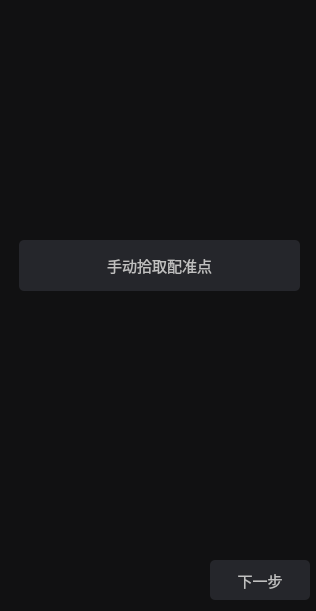
<?xml version="1.0" encoding="UTF-8"?>
<ui version="4.0">
 <class>RegistrationWidget</class>
 <widget class="QWidget" name="RegistrationWidget">
  <property name="geometry">
   <rect>
    <x>0</x>
    <y>0</y>
    <width>316</width>
    <height>611</height>
   </rect>
  </property>
  <property name="windowTitle">
   <string>Form</string>
  </property>
  <property name="styleSheet">
   <string notr="true">background-color: rgb(17, 17, 18);</string>
  </property>
  <widget class="QPushButton" name="nextButton">
   <property name="geometry">
    <rect>
     <x>210</x>
     <y>560</y>
     <width>100</width>
     <height>40</height>
    </rect>
   </property>
   <property name="styleSheet">
    <string notr="true">QPushButton {
background-color: rgb(37, 38, 43);
color: rgb(192, 192, 192);
font-size:15px;
border-radius: 5px;
min-width: 100px;
min-height: 40px;
}
QPushButton:hover{
background-color: rgb(70, 72, 81);
}
QPushButton:pressed {
background-color: rgb(245, 245, 245);
}</string>
   </property>
   <property name="text">
    <string>下一步</string>
   </property>
  </widget>
  <widget class="QPushButton" name="pickUpRegistrationPointsButton">
   <property name="geometry">
    <rect>
     <x>19</x>
     <y>240</y>
     <width>281</width>
     <height>51</height>
    </rect>
   </property>
   <property name="styleSheet">
    <string notr="true">QPushButton {
background-color: rgb(37, 38, 43);
color: rgb(192, 192, 192);
font-size:15px;
border-radius: 5px;
min-width: 100px;
min-height: 40px;
}
QPushButton:hover{
background-color: rgb(70, 72, 81);
}
QPushButton:pressed {
background-color: rgb(245, 245, 245);
}</string>
   </property>
   <property name="text">
    <string>手动拾取配准点</string>
   </property>
  </widget>
 </widget>
 <resources/>
 <connections/>
</ui>
